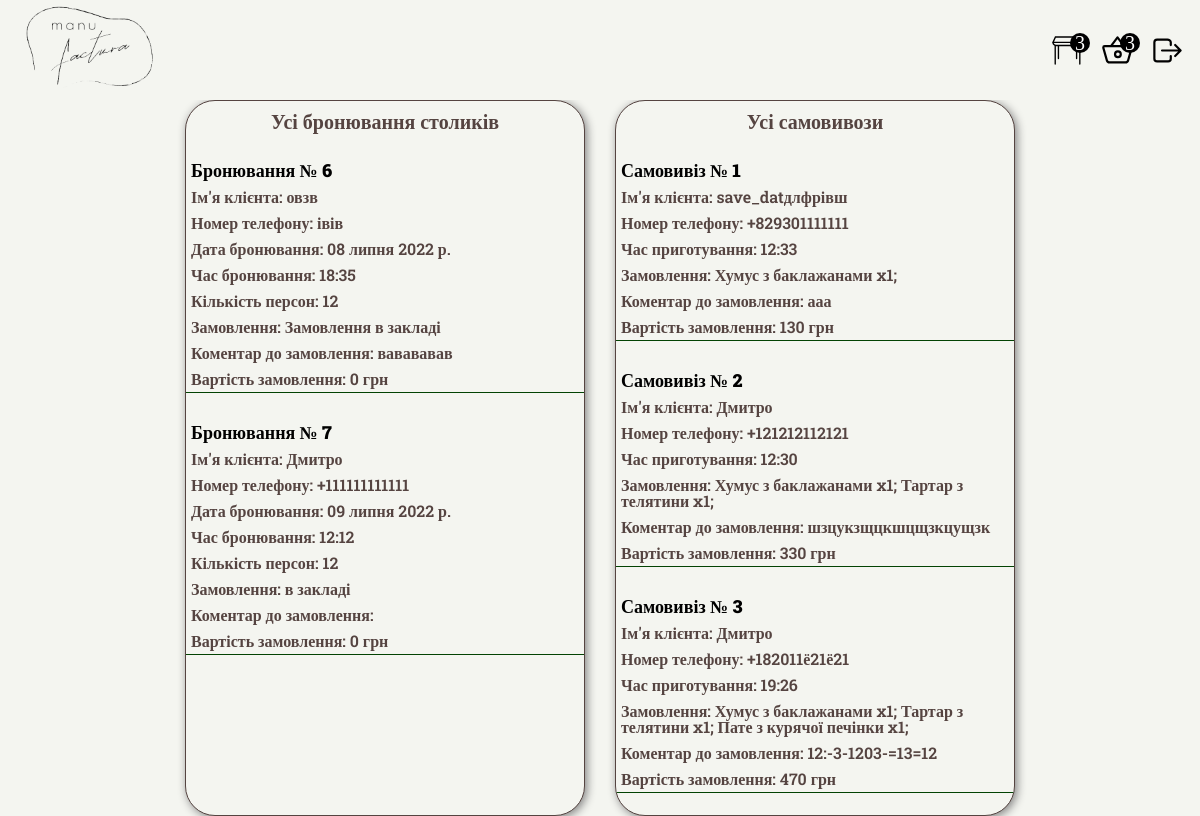
Screenshot of /restaurant_admin/orders/ (signed in) with the database file from the repository.
### order/models.py (models this page shows, shortened)
class TableReservation(models.Model):
    client_name = models.CharField(max_length=255,verbose_name="Ім'я клієтна")
    client_phone_number = models.CharField(verbose_name="Номер телефону",max_length=13)
    date_reservation = models.DateField(verbose_name='Дата бронювання', max_length=255)
    time_reservation = models.TimeField(verbose_name="Час бронювання", max_length=255)
    amount_persons = models.IntegerField(verbose_name="Кількість персон")
    order = models.TextField(verbose_name="Замовлення",default='Замовлення в закладі')
    order_comment = models.TextField(blank=True,verbose_name="Кометнар до замовлення",)
    total_price = models.IntegerField(verbose_name='Вартість замовлення',default=0)
    class Meta:
        verbose_name = 'Бронювання столу'
        verbose_name_plural = 'Бронювання столиків'

class TakeAway(models.Model):
    client_name = models.CharField(max_length=255,verbose_name="Ім'я клієтна")
    client_phone_number = models.CharField(verbose_name="Номер телефону",max_length=13)
    time_cooking = models.TimeField(verbose_name="Час приготування")
    order = models.TextField(verbose_name="Замовлення")
    order_comment = models.TextField(verbose_name="Коментар до замовлення",blank=True)
    total_price = models.IntegerField(verbose_name='Вартість замовлення')
    class Meta:
        verbose_name = 'Самовивіз'
        verbose_name_plural = 'Самовивози'

### restaurant_admin/views.py (the view)
# urls.py: path('orders/', orders_page, name='orders')
def orders_page(request):
    context = {
        'title':'Керування замовленнями',
        'reservations':TableReservation.objects.all(),
        'takeaways':TakeAway.objects.all()
    }
    try:
        if AdminAdditionalInfo.objects.get(admin_account=request.user).rights == 'order_management':
            return render(request, 'restaurant_admin/orders.html', context=context)
    except:
        return redirect('login_admin')

### restaurant_admin/templates/restaurant_admin/orders.html (shortened to what this page needs)
{% extends 'restaurant_admin/base.html' %}
{% load static %}
{% block links %}
    <link rel="stylesheet" href="{% static 'restaurant_admin/css/ordersstyle.css' %}">
{% endblock links %}
{% block content %}
    <header>
        <div class="wrapper-header">
            <div class="head">
                <div class="head__logo">
                    <a href="{% url 'home' %}"><img src="../../media/photos/template_images/logo.png" alt="logo"></a>
                </div>
                <ul class="head__buttons">
                    <li><a href="#" class=""><img src="../../media/photos/icons/table-26.svg" alt="" class="icon"><div class="circle"><span>3</span></div></a></li>
                    <li><a href="#"><img src="../../media/photos/icons/basket-outline.svg" alt="" class="icon"><div class="circle"><span>3</span></div></a></li>
                    <li><a href="#"><img src="../../media/photos/icons/log-out-outline.svg" alt="" class="icon"></a></li>
                </ul>
            </div>
        </div>
    </header>
    <main>
        <div class="wrapper-main">
            <div class="block-form-reservation">
                <h2 class="title">Усі бронювання столиків</h1>
                {% for order in reservations %}
                    <div class="order">
                        <h3>Бронювання № {{order.id}}</h3>
                        <p>Ім'я клієнта: {{ order.client_name }}</p>
                        <p>Номер телефону: {{ order.client_phone_number }}</p>
                        <p>Дата бронювання: {{ order.date_reservation }}</p>
                        <p>Час бронювання: {{ order.time_reservation }}</p>
                        <p>Кількість персон: {{ order.amount_persons }}</p>
                        <p>Замовлення: {{ order.order }}</p>
                        <p>Коментар до замовлення: {{ order.order_comment }}</p>
                        <p>Вартість замовлення: {{ order.total_price }} грн</p>
                    </div>
                {% endfor %}
            </div>
            <div class="block-form-order">
                <h2 class="title">Усі самовивози</h1>
                {% for order in takeaways %}
                    <div class="order">
                        <h3>Самовивіз № {{order.id}}</h3>
                        <p>Ім'я клієнта: {{ order.client_name }}</p>
                        <p>Номер телефону: {{ order.client_phone_number }}</p>
                        <p>Час приготування: {{ order.time_cooking }}</p>
                        <p>Замовлення: {{ order.order }}</p>
                        <p>Коментар до замовлення: {{ order.order_comment }}</p>
                        <p>Вартість замовлення: {{ order.total_price }} грн</p>
                    </div>
                {% endfor %}
            </div>
        </div>
    </main>
{% endblock content %}

### restaurant_admin/templates/restaurant_admin/base.html (shortened to what this page needs)
{% load static %}
<!DOCTYPE html>
<html lang="en">
<head>
    <link rel="stylesheet" href="{% static 'restaurant_admin/css/basestyle.css' %}" type="text/css" >
    {% block links %}
    {% endblock links %}
</head>
<body>
    {% block content %}
    {% endblock content %}
</body>
</html>

### restaurant_admin/static/restaurant_admin/css/basestyle.css (style rules this page uses)
* { padding: 0; margin: 0; border: 0; }
*,*:before,*:after { -moz-box-sizing: border-box; -webkit-box-sizing: border-box; box-sizing: border-box; }
nav,footer,header,aside { display: block; }
html,body { height: 100%; width: 100%; font-size: 100%; line-height: 1; font-size: 14px; -ms-text-size-adjust: 100%; -moz-text-size-adjust: 100%; -webkit-text-size-adjust: 100%; }
a, a:visited { text-decoration: none; }
ul li { list-style: none; }
img { vertical-align: top; }
h1,h2,h3,h4,h5,h6 { font-size:inherit;font-weight: 400; }
body { background-color: #f4f5f0; }

### restaurant_admin/static/restaurant_admin/css/ordersstyle.css (style rules this page uses)
header { background-color: #f4f5f0; height: 100px; position: fixed; width: 100%; }
header .wrapper-header { margin: 0 auto; }
.head { display: flex; justify-content: space-between; }
.head__buttons { display: flex; align-items: center; margin-right: 20px; }
.head__buttons li a { font-size: 35px; color: #554441; margin-left: 20px; position: relative; padding-right: 30px; }
.icon { height: 35px; position: absolute; }
.circle { position: absolute; height: 20px; width: 20px; background-color: black; border-radius: 50%; margin-left: 40px; }
.circle span { right: 0; position: absolute; font-size: 20px; color: white; margin-right: 5px; }
.head__logo { margin-left: 20px; }
.head__logo img { height: 100px; }
.wrapper-main { display: flex; justify-content: space-between; flex-wrap: wrap; margin: 0 auto 50px auto; max-width: 830px; }
.block-form-order, .block-form-reservation { overflow-y: auto; height: 89.5vh; margin-top: 100px; background-color: rgb(57, 55, 55); width: 400px; border-radius: 30px; background-color: #f4f5f0; border: 1px #554441 solid; box-shadow: grey 2px 2px 10px; font-family: 'Roboto Slab'; color: #554441; }
.title { padding-top: 10px; text-align: center; font-size: 20px; font-weight: 900; }
.order { margin-top: 30px; padding: 0 5px; padding-bottom: 5px; border-bottom: 1px solid rgb(3, 67, 3); font-size: 16px; font-weight: 600; }
.order h3 { font-weight: bolder; font-size: 18px; color: black; }
.order p { margin-top: 10px; }

### rows the page displays
TableReservation: id "6", client_name "овзв", client_phone_number "івів", date_reservation "08 липня 2022 р.", time_reservation "18:35", amount_persons "12", order "Замовлення в закладі", order_comment "вавававав", total_price "0"
TableReservation: id "7", client_name "Дмитро", client_phone_number "+111111111111", date_reservation "09 липня 2022 р.", time_reservation "12:12", amount_persons "12", order "в закладі", total_price "0"
TakeAway: id "1", client_name "save_datдлфрівш", client_phone_number "+829301111111", time_cooking "12:33", order "Хумус з баклажанами x1;", order_comment "ааа", total_price "130"
TakeAway: id "2", client_name "Дмитро", client_phone_number "+121212112121", time_cooking "12:30", order "Хумус з баклажанами x1; Тартар з телятини x1;", order_comment "шзцукзщцкшцщзкцущзк", total_price "330"
TakeAway: id "3", client_name "Дмитро", client_phone_number "+182011ё21ё21", time_cooking "19:26", order "Хумус з баклажанами x1; Тартар з телятини x1; Пате з курячої печінки x1;", order_comment "12:-3-1203-=13=12", total_price "470"
